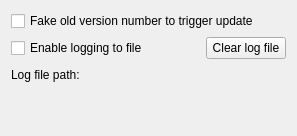
           <widget class="QWidget" name="debugOptionPage">
            <layout class="QGridLayout" name="gridLayout_46">
             <item row="1" column="2">
              <spacer name="horizontalSpacer_12">
               <property name="orientation">
                <enum>Qt::Orientation::Horizontal</enum>
               </property>
               <property name="sizeHint" stdset="0">
                <size>
                 <width>40</width>
                 <height>20</height>
                </size>
               </property>
              </spacer>
             </item>
             <item row="1" column="0">
              <widget class="QCheckBox" name="fileLoggingCheckBox">
               <property name="text">
                <string>Enable logging to file</string>
               </property>
              </widget>
             </item>
             <item row="1" column="3">
              <widget class="QPushButton" name="clearLogFileButton">
               <property name="text">
                <string>Clear log file</string>
               </property>
               <property name="icon">
                <iconset theme="list-remove" resource="../breeze-qownnotes.qrc">
                 <normaloff>:/icons/breeze-qownnotes/16x16/list-remove.svg</normaloff>:/icons/breeze-qownnotes/16x16/list-remove.svg</iconset>
               </property>
              </widget>
             </item>
             <item row="0" column="0" colspan="4">
              <widget class="QCheckBox" name="oldVersionNumberCheckBox">
               <property name="text">
                <string>Fake old version number to trigger update</string>
               </property>
              </widget>
             </item>
             <item row="2" column="0" colspan="4">
              <widget class="QFrame" name="logFileFrame">
               <property name="frameShape">
                <enum>QFrame::Shape::NoFrame</enum>
               </property>
               <property name="frameShadow">
                <enum>QFrame::Shadow::Raised</enum>
               </property>
               <layout class="QHBoxLayout" name="horizontalLayout_7">
                <property name="leftMargin">
                 <number>0</number>
                </property>
                <property name="topMargin">
                 <number>0</number>
                </property>
                <property name="rightMargin">
                 <number>0</number>
                </property>
                <property name="bottomMargin">
                 <number>0</number>
                </property>
                <item>
                 <widget class="QLabel" name="label_22">
                  <property name="text">
                   <string>Log file path:</string>
                  </property>
                 </widget>
                </item>
                <item>
                 <widget class="QLabel" name="logFileLabel">
                  <property name="text">
                   <string notr="true">&lt;log file&gt;</string>
                  </property>
                  <property name="textInteractionFlags">
                   <set>Qt::TextInteractionFlag::LinksAccessibleByMouse|Qt::TextInteractionFlag::TextSelectableByKeyboard|Qt::TextInteractionFlag::TextSelectableByMouse</set>
                  </property>
                 </widget>
                </item>
                <item>
                 <spacer name="horizontalSpacer_11">
                  <property name="orientation">
                   <enum>Qt::Orientation::Horizontal</enum>
                  </property>
                  <property name="sizeHint" stdset="0">
                   <size>
                    <width>40</width>
                    <height>20</height>
                   </size>
                  </property>
                 </spacer>
                </item>
               </layout>
              </widget>
             </item>
             <item row="3" column="0" colspan="4">
              <spacer name="verticalSpacer_11">
               <property name="orientation">
                <enum>Qt::Vertical</enum>
               </property>
               <property name="sizeHint" stdset="0">
                <size>
                 <width>20</width>
                 <height>40</height>
                </size>
               </property>
              </spacer>
             </item>
            </layout>
           </widget>
